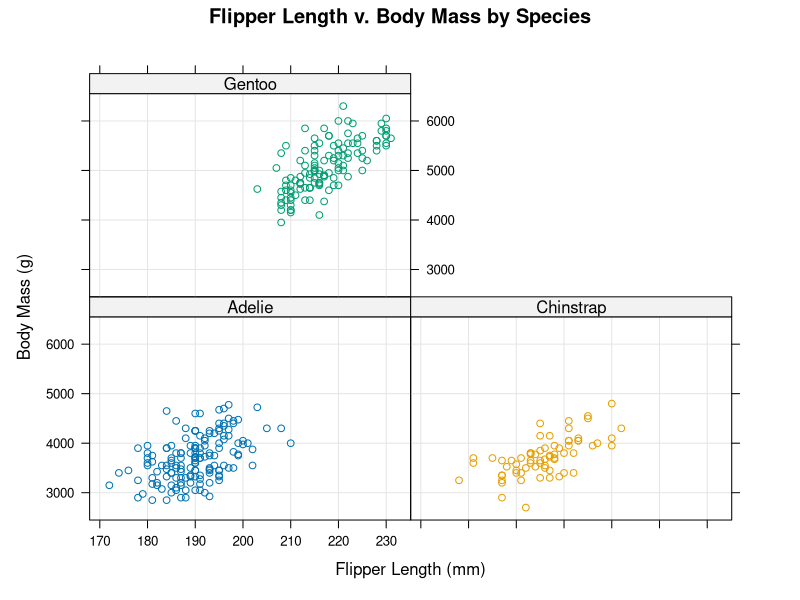

R code for this plot:
## ---- chunk 1
knitr::opts_chunk$set(echo = TRUE)
## ---- chunk 2
library(palmerpenguins)
library(lattice)
## ---- chunk 3
penguins
## ---- chunk 4
xyplot(body_mass_g ~ flipper_length_mm | species, data = penguins,
       grid = TRUE,
       group = species,
       #panel = panel.smoothScatter,
       xlab = "Flipper Length (mm)", ylab = "Body Mass (g)",
       main = "Flipper Length v. Body Mass by Species")
